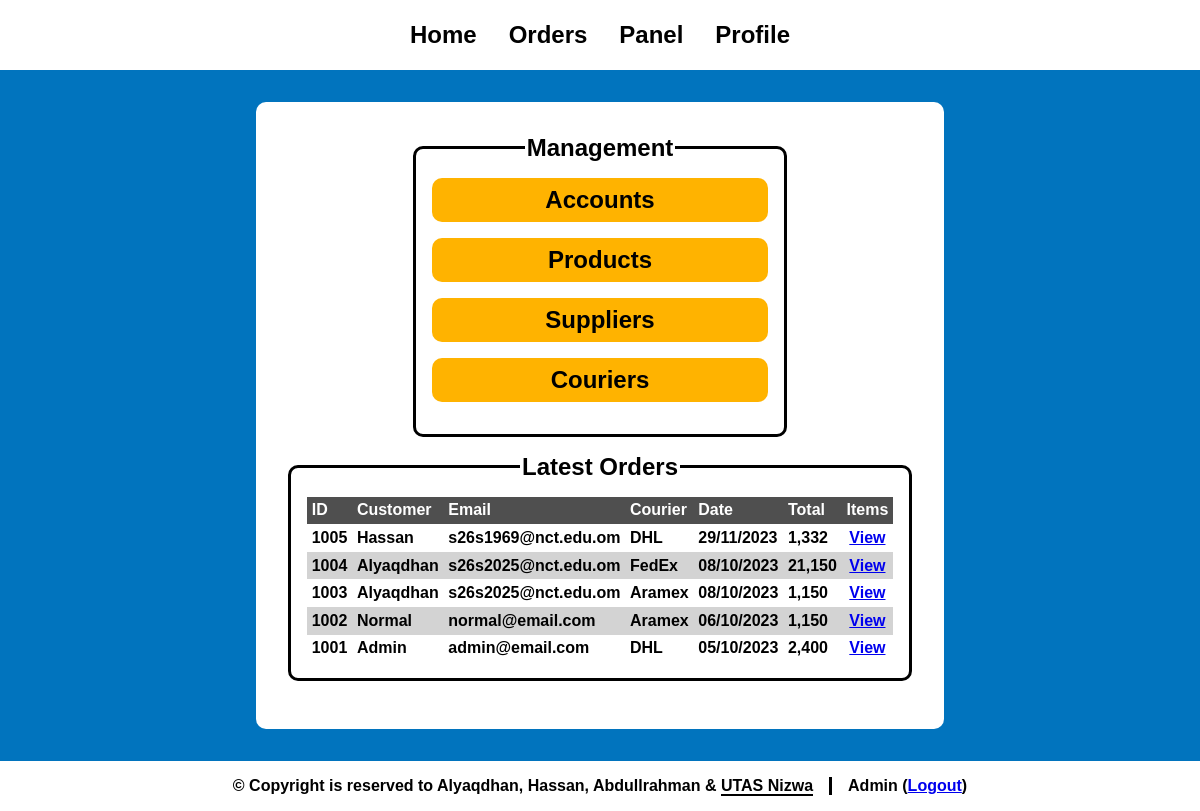
Page /panel.php (signed in) on the committed database.
### tables this page shows
CREATE TABLE `orders` (
  `orderId` int(11) NOT NULL COMMENT 'Order ID',
  `cId` int(10) NOT NULL COMMENT 'Customer ID (FK)',
  `dId` int(11) NOT NULL COMMENT 'Delivery ID (FK)',
  `orderDate` date NOT NULL COMMENT 'Order Date',
  `totalPrice` int(11) NOT NULL COMMENT 'Total Order Items Price'
);

CREATE TABLE `customers` (
  `cId` int(10) NOT NULL COMMENT 'Customer ID',
  `cName` varchar(50) NOT NULL COMMENT 'Customer Name',
  `password` varchar(50) NOT NULL COMMENT 'Password',
  `email` varchar(100) NOT NULL COMMENT 'Email',
  `registerDate` date NOT NULL COMMENT 'Register Date',
  `lastLogin` datetime NOT NULL COMMENT 'Last Login',
  `cAddress` varchar(100) NOT NULL COMMENT 'Customer Address',
  `cType` varchar(1) NOT NULL COMMENT 'Customer Type',
  `phoneNumber` int(8) NOT NULL COMMENT 'Customer Phone Number',
  `Active` varchar(10) NOT NULL DEFAULT 'active'
);

CREATE TABLE `delivery` (
  `dId` int(11) NOT NULL COMMENT 'Delivery ID',
  `company_name` varchar(50) NOT NULL COMMENT 'Company Name',
  `dPhone` int(8) NOT NULL COMMENT 'Delivery Phone Number',
  `Active` varchar(10) NOT NULL DEFAULT 'active'
);

### library.php (called while the page is built, shortened)
<?php
function fdate($txt) {
    $date = explode("-", $txt);
    return ($date[2]."/".$date[1]."/".$date[0]);
}
?>

### panel.php (the view, shortened to what this page needs)
<html>
    <head>
        <?php include('link.php') ?>
    </head>
    <body>
        <?php
        include('header.php');
        include('connect.php');
        include('library.php');
        ?>
        <div>
        <div class="wrapper">
            <div class="container manage">
                <fieldset>
                    <legend>Management</legend>
                    <div class="links">
                        <a href="panelActive.php">Accounts</a>
                        <a href="panelManage.php">Products</a>
                        <a href="panelSupplier.php">Suppliers</a>
                        <a href="panelDelivery.php">Couriers</a>
                    </div>
                </fieldset>
                <?php
                $query = "select * from orders order by orderDate desc, orderId desc";
                $result = mysqli_query($conn, $query) or die("Error in query: <mark>$query</mark> <p>". mysqli_error($conn));
                if (mysqli_num_rows($result) > 0) {
                ?>
                <fieldset class="activity">
                    <legend>Latest Orders</legend>
                    <table>
                        <tr>
                            <th>ID</th>
                            <th>Customer</th>
                            <th>Email</th>
                            <th>Courier</th>
                            <th>Date</th>
                            <th>Total</th>
                            <th>Items</th>
                        </tr>
                        <?php
                        $line = 0;
                        while ($data = mysqli_fetch_assoc($result)) {
                            $name = mysqli_fetch_row(mysqli_query($conn, "select cName from customers where cId = {$data['cId']}"));
                            $email = mysqli_fetch_row(mysqli_query($conn, "select email from customers where cId = {$data['cId']}"));
                            $delivery = mysqli_fetch_row(mysqli_query($conn, "select company_name from delivery where dId = {$data['dId']}"));
                            if ($line % 2 == 1) {$style = "style='background: var(--gray);'";}
                            else {$style = "";}
                            $line += 1;
                            echo "<tr $style>";
                            echo "<td> {$data['orderId']} </td>";
                            echo "<td> ". explode(" ", $name[0])[0] ." </td>";
                            echo "<td> {$email[0]} </td>";
                            echo "<td> {$delivery[0]} </td>";
                            echo "<td> ". fdate($data['orderDate']) ." </td>";
                            echo "<td>". number_format($data['totalPrice']) ."</td>";
                            echo "<td id='center'> <a href='orderView.php?oid={$data['orderId']}'> View </a> </td>";
                            echo "</tr>";
                        }
                        ?>
                    </table>
                </fieldset>
                <?php
                } else {
                    echo "<h2> You Have No Orders To Display </h2>";
                }
                ?>
            </div>
        </div>
        </div>
        <?php include('footer.php'); ?>
    </body>
</html>

### footer.php (shortened to what this page needs)
<footer id="down">
    <label>
        &copy; Copyright is reserved to
        <abbr title="s26s2025@nct.edu.om">Alyaqdhan</abbr>,
        <abbr title="s26s1969@nct.edu.om">Hassan</abbr>,
        <abbr title="s76s1937@nct.edu.om">Abdullrahman</abbr> &
        <a href="https://www.utas.edu.om/" target="_blank"
        title="University of Technology and Applied Sciences of Nizwa">UTAS Nizwa</a>
    </label>
    <label>
        <?php
        if (isset($_SESSION['NAME'])) {
            $fullName = explode(" ", $_SESSION['NAME']);
            if (count($fullName) > 1) {
                $Fname = $fullName[0];
                $Lname = array_pop($fullName);
                $name = $Fname." ".$Lname;
            } else {
                $name = $fullName[0];
            }
            echo "$name (<a href='logout.php'>Logout</a>)";
        }
        ?>
    </label>
</footer>

### style.css (style rules this page uses)
:root { color-scheme: light; --primary: #ffb300; --secondary: #0174Be; --accent: #006caf; --white: white; --black: black; --gray: lightgray; --red: red; --shadow: black; --fw-regular: 400; --fw-bold: 700; --fs-small: 0.5rem; --fs-normal: 1rem; --fs-large: 1.5rem; --br: 10px; background: var(--secondary); font-family: sans-serif; }
* { transition: 200ms ease-in-out; }
a, input[type="checkbox"] { transition-property: background; }
html { scroll-behavior: smooth; -webkit-tap-highlight-color: transparent; }
body { margin: 0; height: 100%; display: flex; flex-direction: column; }
abbr { text-decoration: none; }
footer { display: flex; justify-content: center; align-items: center; background: var(--white); text-align: center; font-size: var(--fs-normal); font-weight: var(--fw-bold); padding: 1rem; margin-top: auto; }
footer > :last-child { padding-left: 1rem; border-left: 3px solid var(--black); margin-left: 1rem; }
footer :first-child a { text-decoration: none; border-bottom: 2px solid currentColor; color: currentColor; }
div:has(.wrapper, .form) { margin: auto; width: 100%; }
.wrapper { overflow-x: auto; }
.container { width: fit-content; margin: auto; margin-block: 2rem; padding: 2rem; background: var(--white); border-radius: var(--br); }
fieldset { border-radius: var(--br); border: solid 3px var(--black); padding: 1rem; display: flex; flex-direction: column; }
legend { font-size: var(--fs-large); font-weight: var(--fw-bold); text-align: center; }
.manage * { font-weight: var(--fw-bold); }
.manage fieldset { max-height: 24rem; overflow-y: auto; margin-bottom: 1rem; width: fit-content; margin-inline: auto; }
.manage fieldset table { border-collapse: collapse; }
.manage fieldset table, .manage fieldset th, .manage fieldset td { text-align: left; padding: .3rem; }
.manage fieldset table tr:first-child { background: color-mix(in srgb, var(--gray) 60%, var(--black) 100%); color: var(--white); position: sticky; top: -1rem; z-index: 5; }
.manage fieldset #center { text-align: center; }
.manage .links { display: flex; flex-direction: column; gap: 1rem; margin-bottom: 1rem; }
.manage .links a { background: var(--primary); padding: .5rem; text-align: center; border-radius: var(--br); text-decoration: none; font-weight: var(--fw-bold); font-size: var(--fs-large); color: currentColor; width: 20rem; margin-inline: auto; }
.manage .activity { max-height: 14rem; }

### rows in the picture
orders: orderId "1005", cId.cName "Hassan", cId.email "s26s1969@nct.edu.om", dId.company_name "DHL", orderDate "29/11/2023", totalPrice "1,332"
orders: orderId "1004", cId.cName "Alyaqdhan", cId.email "s26s2025@nct.edu.om", dId.company_name "FedEx", orderDate "08/10/2023", totalPrice "21,150"
orders: orderId "1003", cId.cName "Alyaqdhan", cId.email "s26s2025@nct.edu.om", dId.company_name "Aramex", orderDate "08/10/2023", totalPrice "1,150"
orders: orderId "1002", cId.cName "Normal", cId.email "normal@email.com", dId.company_name "Aramex", orderDate "06/10/2023", totalPrice "1,150"
orders: orderId "1001", cId.cName "Admin", cId.email "admin@email.com", dId.company_name "DHL", orderDate "05/10/2023", totalPrice "2,400"
customers: cName "Admin"
